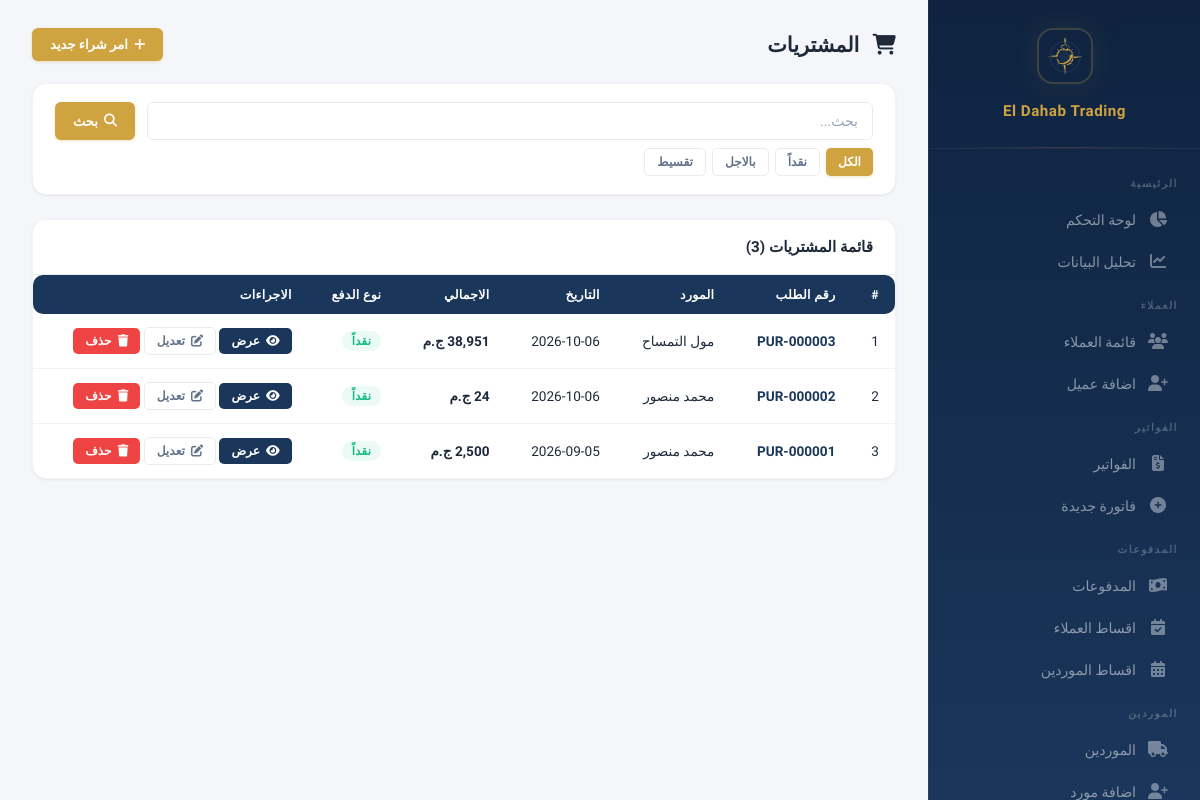
Screenshot of /purchases (signed in) with the database file from the repository.
### models.py (models this page shows, shortened)
class Purchase(db.Model):
    __tablename__ = 'purchases'
    id = db.Column(db.Integer, primary_key=True)
    purchase_number = db.Column(db.String(50), unique=True, nullable=False)
    supplier_id = db.Column(db.Integer, db.ForeignKey('suppliers.id'), nullable=False)
    total = db.Column(db.Float, default=0)
    discount = db.Column(db.Float, default=0)
    payment_type = db.Column(db.String(20), default='cash')
    payment_method = db.Column(db.String(20), default='cash')
    receipt_image = db.Column(db.String(200))
    created_by = db.Column(db.Integer, db.ForeignKey('users.id'))
    creator = db.relationship('User', foreign_keys=[created_by])
    modified_by = db.Column(db.Integer, db.ForeignKey('users.id'))
    modifier = db.relationship('User', foreign_keys=[modified_by])
    show_balance = db.Column(db.Boolean, default=False)
    paid_amount = db.Column(db.Float, default=0)
    remaining = db.Column(db.Float, default=0)
    previous_due = db.Column(db.Float, default=0)
    balance_after = db.Column(db.Float, default=0)
    date = db.Column(db.DateTime, default=datetime.utcnow)
    notes = db.Column(db.Text)
    items = db.relationship('PurchaseItem', backref='purchase', lazy=True, cascade='all, delete-orphan')
    payments = db.relationship('SupplierPayment', backref='purchase', lazy=True)
    returns = db.relationship('SupplierReturn', backref='purchase', lazy=True)

class Supplier(db.Model):
    __tablename__ = 'suppliers'
    id = db.Column(db.Integer, primary_key=True)
    name = db.Column(db.String(200), nullable=False)
    phone = db.Column(db.String(50))
    address = db.Column(db.Text)
    notes = db.Column(db.Text)
    created_at = db.Column(db.DateTime, default=datetime.utcnow)
    purchases = db.relationship('Purchase', backref='supplier', lazy=True)
    payments = db.relationship('SupplierPayment', backref='supplier', lazy=True)
    returns = db.relationship('SupplierReturn', backref='supplier', lazy=True)
    installment_plans = db.relationship('SupplierInstallmentPlan', backref='supplier', lazy=True)

### app.py (the view)
@app.route('/purchases')
@login_required
def purchases_list():
    search = request.args.get('search', '')
    payment_type = request.args.get('payment_type', '')
    query = Purchase.query
    if search:
        query = query.join(Supplier).filter(
            Purchase.purchase_number.contains(search) | Supplier.name.contains(search)
        )
    if payment_type:
        query = query.filter_by(payment_type=payment_type)
    purchases = query.order_by(Purchase.date.desc()).all()
    return render_template('purchases_list.html', purchases=purchases, search=search,
        payment_type=payment_type, PAYMENT_TYPES=PAYMENT_TYPES)

### app.py (called while the page is built)
@app.context_processor
def inject_payment_methods():
    return {'PAYMENT_METHODS': PAYMENT_METHODS, 'parse_images': parse_images}

@app.before_request
def check_session_expiry():
    if 'user_id' in session and session.get('expires_at'):
        if datetime.utcnow().timestamp() > session['expires_at']:
            session.clear()
            flash('انتهت الجلسة، يرجى تسجيل الدخول مرة اخرى', 'warning')
            return redirect(url_for('login'))

@app.context_processor
def inject_user():
    if not hasattr(g, 'current_user'):
        g.current_user = db.session.get(User, session['user_id']) if 'user_id' in session else None
    return dict(current_user=g.current_user)

### models.py (called while the page is built)
    def has_permission(self, page):
        if self.is_admin:
            return True
        return any(p.page == page for p in self.permissions)

### templates/purchases_list.html (shortened to what this page needs)
{% extends "base.html" %}
{% block content %}
<div class="page-header">
    <h1 style="font-size:1.3rem;font-weight:700;color:var(--text);margin-bottom:0;">
        <i class="fas fa-shopping-cart" style="margin-left:8px;"></i> المشتريات
    </h1>
    <a href="{{ url_for('purchase_add') }}" class="btn btn-gold"><i class="fas fa-plus"></i> امر شراء جديد</a>
</div>
<div class="data-card" style="margin-bottom:24px;">
    <div class="data-card-body">
        <form method="GET" action="{{ url_for('purchases_list') }}" style="display:flex;gap:12px;flex-wrap:wrap;">
            <input type="text" name="search" class="form-control" placeholder="بحث..." value="{{ search }}" style="flex:1;min-width:200px;">
            <button type="submit" class="btn btn-gold"><i class="fas fa-search"></i> بحث</button>
        </form>
        <div style="display:flex;gap:6px;flex-wrap:wrap;margin-top:8px;">
            <a href="{{ url_for('purchases_list') }}" class="btn btn-sm {% if not payment_type %}btn-gold{% else %}btn-outline{% endif %}">الكل</a>
            {% for key, label in PAYMENT_TYPES.items() %}
            <a href="{{ url_for('purchases_list', payment_type=key) }}" class="btn btn-sm {% if payment_type == key %}btn-gold{% else %}btn-outline{% endif %}">{{ label }}</a>
            {% endfor %}
        </div>
    </div>
</div>
<div class="data-card">
    <div class="data-card-header">
        <h3>قائمة المشتريات ({{ purchases|length }})</h3>
    </div>
    <div class="data-card-body" style="padding:0;">
        <table>
            <thead>
                <tr>
                    <th>#</th>
                    <th>رقم الطلب</th>
                    <th>المورد</th>
                    <th>التاريخ</th>
                    <th>الاجمالي</th>
                    <th>نوع الدفع</th>
                    <th>الاجراءات</th>
                </tr>
            </thead>
            <tbody>
                {% for p in purchases %}
                <tr>
                    <td>{{ loop.index }}</td>
                    <td><a href="{{ url_for('purchase_view', purchase_id=p.id) }}" style="color:var(--navy);text-decoration:none;font-weight:700;">{{ p.purchase_number }}</a></td>
                    <td>{{ p.supplier.name }}</td>
                    <td>{{ p.date.strftime('%Y-%m-%d') }}</td>
                    <td style="font-weight:700;">{{ "{:,.0f}".format(p.total or 0) }} ج.م</td>
                    <td>
                        {% if p.payment_type == 'cash' %}
                        <span class="badge badge-success">نقداً</span>
                        {% elif p.payment_type == 'credit' %}
                        <span class="badge badge-warning" style="background:rgba(245,158,11,0.12);color:#b45309;">اجل</span>
                        {% elif p.payment_type == 'installment' %}
                        <span class="badge badge-info">تقسيط</span>
                        {% endif %}
                    </td>
                    <td>
                        <a href="{{ url_for('purchase_view', purchase_id=p.id) }}" class="btn btn-sm btn-navy"><i class="fas fa-eye"></i> عرض</a>
                        <a href="{{ url_for('purchase_edit', purchase_id=p.id) }}" class="btn btn-sm btn-outline"><i class="fas fa-edit"></i> تعديل</a>
                        <form method="POST" action="{{ url_for('purchase_delete', purchase_id=p.id) }}" style="display:inline;" onsubmit="return confirm('هل انت متاكد من الحذف؟');">
                            <button type="submit" class="btn btn-sm btn-danger"><i class="fas fa-trash"></i> حذف</button>
                        </form>
                    </td>
                </tr>
                {% endfor %}
            </tbody>
        </table>
    </div>
</div>
{% endblock %}

### static/css/style.css (style rules this page uses)
:root { --gold: #cfa340; --gold-light: #e8c96a; --gold-dark: #b8892e; --gold-glow: rgba(207, 163, 64, 0.15); --navy: #1a365b; --navy-light: #264a7a; --navy-dark: #0f2340; --bg: #f4f6f9; --card: #ffffff; --card-hover: #fafbfd; --border: #e8ecf1; --border-light: #f0f2f5; --text: #1e2a3a; --text-secondary: #64748b; --text-muted: #94a3b8; --success: #10b981; --success-bg: rgba(16, 185, 129, 0.08); --danger: #ef4444; --danger-bg: rgba(239, 68, 68, 0.08); --warning: #f59e0b; --warning-bg: rgba(245, 158, 11, 0.08); --info: #3b82f6; --info-bg: rgba(59, 130, 246, 0.08); --sidebar-w: 272px; --shadow-xs: 0 1px 2px rgba(0,0,0,0.04); --shadow-sm: 0 1px 3px rgba(0,0,0,0.06), 0 1px 2px rgba(0,0,0,0.04); --shadow-md: 0 4px 6px -1px rgba(0,0,0,0.07), 0 2px 4px -2px rgba(0,0,0,0.05); --shadow-lg: 0 10px 15px -3px rgba(0,0,0,0.08), 0 4px 6px -4px rgba(0,0,0,0.04); --shadow-xl: 0 20px 25px -5px rgba(0,0,0,0.08), 0 8px 10px -6px rgba(0,0,0,0.04); --shadow-card: 0 1px 3px rgba(0,0,0,0.04), 0 1px 2px rgba(0,0,0,0.03); --shadow-card-hover: 0 10px 40px rgba(0,0,0,0.08); --radius: 14px; --radius-sm: 10px; --radius-xs: 6px; --transition: all 0.2s cubic-bezier(0.4, 0, 0.2, 1); }
* { margin: 0; padding: 0; box-sizing: border-box; }
html { scroll-behavior: smooth; }
body { font-family: 'IBM Plex Sans Arabic', -apple-system, BlinkMacSystemFont, sans-serif; background: var(--bg); color: var(--text); direction: rtl; min-height: 100vh; -webkit-font-smoothing: antialiased; -moz-osx-font-smoothing: grayscale; }
.data-card { background: var(--card); border-radius: var(--radius); box-shadow: var(--shadow-card); margin-bottom: 20px; overflow: hidden; border: 1px solid var(--border-light); }
.data-card-header { padding: 18px 22px; border-bottom: 1px solid var(--border); display: flex; align-items: center; justify-content: space-between; background: var(--card); }
.data-card-header h3 { font-size: 0.95rem; font-weight: 600; color: var(--text); }
.data-card-body { padding: 18px 22px; }
table { width: 100%; border-collapse: collapse; }
table thead th { background: var(--navy); color: #fff; padding: 12px 16px; font-size: 0.78rem; font-weight: 600; text-align: right; white-space: nowrap; letter-spacing: 0.3px; text-transform: uppercase; }
table thead th:first-child { border-radius: 0 var(--radius-sm) var(--radius-sm) 0; }
table thead th:last-child { border-radius: var(--radius-sm) 0 0 var(--radius-sm); }
table tbody td { padding: 13px 16px; border-bottom: 1px solid var(--border-light); font-size: 0.85rem; color: var(--text); }
table tbody tr { transition: var(--transition); }
table tbody tr:last-child td { border-bottom: none; }
.btn { display: inline-flex; align-items: center; gap: 6px; padding: 9px 18px; border: none; border-radius: var(--radius-xs); font-family: inherit; font-weight: 600; font-size: 0.82rem; cursor: pointer; transition: var(--transition); text-decoration: none; white-space: nowrap; }
.btn-gold { background: var(--gold); color: #fff; box-shadow: 0 1px 3px rgba(207,163,64,0.3); }
.btn-navy { background: var(--navy); color: #fff; }
.btn-danger { background: var(--danger); color: #fff; }
.btn-outline { background: transparent; border: 1.5px solid var(--border); color: var(--text-secondary); }
.btn-sm { padding: 6px 12px; font-size: 0.76rem; border-radius: 5px; }
.form-control { width: 100%; padding: 10px 14px; border: 1.5px solid var(--border); border-radius: var(--radius-xs); font-family: inherit; font-size: 0.88rem; transition: var(--transition); background: #fff; color: var(--text); }
.form-control::placeholder { color: var(--text-muted); }
.badge { display: inline-flex; align-items: center; padding: 3px 10px; border-radius: 20px; font-size: 0.72rem; font-weight: 600; letter-spacing: 0.3px; }
.badge-success { background: var(--success-bg); color: var(--success); }
.page-header { display: flex; justify-content: space-between; align-items: center; margin-bottom: 22px; gap: 12px; }
.page-header h1 { margin: 0; }

### rows the page displays
Purchase: purchase_number "PUR-000003", supplier.name "مول التمساح", date "2026-10-06", total "38,951", payment_type "نقداً"
Purchase: purchase_number "PUR-000002", supplier.name "محمد منصور", date "2026-10-06", total "24", payment_type "نقداً"
Purchase: purchase_number "PUR-000001", supplier.name "محمد منصور", date "2026-09-05", total "2,500", payment_type "نقداً"

### other values shown
{{ label }} "نقداً" "بالاجل" "تقسيط"
{{ purchases|length }} "3"
